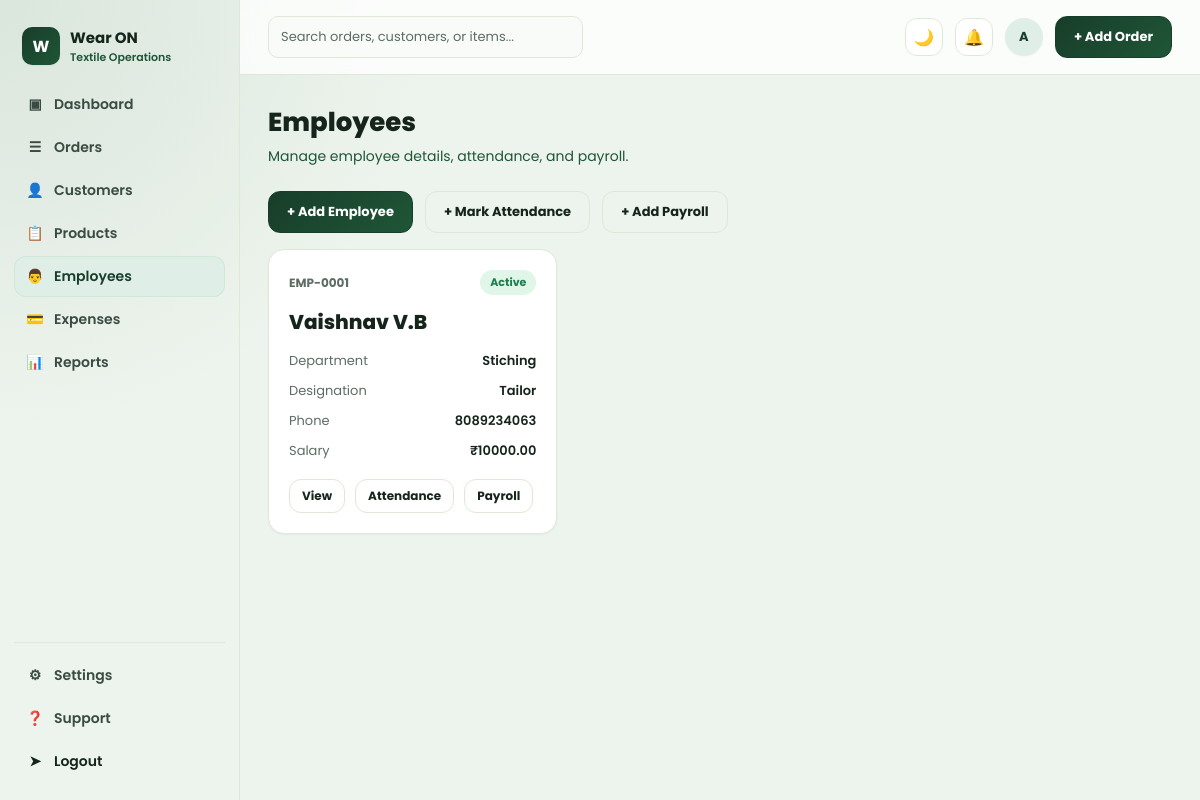
Screenshot of /employees/ (signed in) with the database file from the repository.
### orders/models.py (models this page shows, shortened)
class Employee(models.Model):
    EMPLOYEE_STATUS_ACTIVE = "active"
    EMPLOYEE_STATUS_INACTIVE = "inactive"
    EMPLOYEE_STATUS_ON_LEAVE = "on_leave"
    EMPLOYEE_STATUS_CHOICES = [
        (EMPLOYEE_STATUS_ACTIVE, "Active"),
        (EMPLOYEE_STATUS_INACTIVE, "Inactive"),
        (EMPLOYEE_STATUS_ON_LEAVE, "On Leave"),
    ]
    name = models.CharField(max_length=150)
    employee_id = models.CharField(max_length=50, unique=True, blank=True)
    department = models.CharField(max_length=100, blank=True)
    designation = models.CharField(max_length=100, blank=True)
    phone = models.CharField(max_length=20, blank=True)
    email = models.EmailField(blank=True)
    address = models.TextField(blank=True)
    joining_date = models.DateField(default=timezone.localdate)
    monthly_salary = models.DecimalField(max_digits=12, decimal_places=2, default=Decimal("0.00"))
    status = models.CharField(max_length=20, choices=EMPLOYEE_STATUS_CHOICES, default=EMPLOYEE_STATUS_ACTIVE)
    created_at = models.DateTimeField(auto_now_add=True)
    updated_at = models.DateTimeField(auto_now=True)
    class Meta:
        ordering = ["name"]

### orders/views.py (the view)
# urls.py: path("employees/", views.employee_list, name="employee-list"),
@login_required
def employee_list(request):
    employees = Employee.objects.order_by("name")
    return render(request, "orders/employee_list.html", {"employees": employees})

### orders/templates/orders/employee_list.html (shortened to what this page needs)
{% extends "base.html" %}
{% block content %}
<h1 class="page-title">Employees</h1>
<p class="page-sub">Manage employee details, attendance, and payroll.</p>
<div style="display:flex; gap:12px; flex-wrap:wrap; margin-bottom:16px;">
  <a href="{% url 'employee-create' %}?next={% url 'employee-list' %}" class="btn btn-primary">+ Add Employee</a>
  <a href="{% url 'employee-attendance-create' %}" class="btn btn-outline">+ Mark Attendance</a>
  <a href="{% url 'payroll-create' %}" class="btn btn-outline">+ Add Payroll</a>
</div>
<div class="order-grid">
  {% for employee in employees %}
  <div class="card order-card employee-card">
    <div class="order-card-top">
      <span class="order-id">{{ employee.employee_id }}</span>
      <span class="pill pill-{{ employee.status }}">{{ employee.get_status_display }}</span>
    </div>
    <div class="order-name">
      <a href="{% url 'employee-detail' employee.pk %}" class="employee-name-link">{{ employee.name }}</a>
    </div>
    <div class="kv-row"><span class="k">Department</span><span class="v">{{ employee.department|default:'—' }}</span></div>
    <div class="kv-row"><span class="k">Designation</span><span class="v">{{ employee.designation|default:'—' }}</span></div>
    <div class="kv-row"><span class="k">Phone</span><span class="v">{{ employee.phone|default:'—' }}</span></div>
    <div class="kv-row"><span class="k">Salary</span><span class="v">₹{{ employee.monthly_salary|floatformat:2 }}</span></div>
    <div class="actions-row" style="margin-top:8px;">
      <a href="{% url 'employee-detail' employee.pk %}" class="btn btn-sm btn-outline">View</a>
      <a href="{% url 'employee-attendance-create' %}?employee={{ employee.pk }}" class="btn btn-sm btn-outline">Attendance</a>
      <a href="{% url 'payroll-create' %}?employee={{ employee.pk }}" class="btn btn-sm btn-outline">Payroll</a>
    </div>
  </div>
  {% empty %}
  <div class="empty-state">No employees available.</div>
  {% endfor %}
</div>
{% endblock %}

### templates/base.html (shortened to what this page needs)
{% load static %}<!DOCTYPE html>
<html lang="en">
<head>
  <link rel="stylesheet" href="{% static 'css/style.css' %}">
</head>
<body>
  <div class="app">
    <aside class="sidebar">
      <div class="brand">
        <div class="brand-mark">W</div>
        <div>
          <div class="brand-name">Wear ON</div>
          <div class="brand-sub">Textile Operations</div>
        </div>
      </div>
      <ul class="nav">
        <li><a href="{% url 'dashboard' %}" class="{% if request.resolver_match.url_name == 'dashboard' %}active{% endif %}"><span class="icon">&#9635;</span> Dashboard</a></li>
        <li><a href="{% url 'order-list' %}" class="{% if request.resolver_match.url_name in 'order-list,order-detail,order-create,order-edit' %}active{% endif %}"><span class="icon">&#9776;</span> Orders</a></li>
        <li><a href="{% url 'customer-list' %}" class="{% if request.resolver_match.url_name in 'customer-list,customer-detail' %}active{% endif %}"><span class="icon">&#128100;</span> Customers</a></li>
        <li><a href="{% url 'product-list' %}" class="{% if request.resolver_match.url_name == 'product-list' %}active{% endif %}"><span class="icon">&#128203;</span> Products</a></li>
        <li><a href="{% url 'employee-list' %}" class="{% if request.resolver_match.url_name in 'employee-list,employee-create,employee-attendance-list,employee-attendance-create,payroll-list,payroll-create' %}active{% endif %}"><span class="icon">&#128104;</span> Employees</a></li>
        <li><a href="{% url 'expense-list' %}" class="{% if request.resolver_match.url_name in 'expense-list,order-expenses' %}active{% endif %}"><span class="icon">&#128179;</span> Expenses</a></li>
        <li><a href="{% url 'reports' %}" class="{% if request.resolver_match.url_name == 'reports' %}active{% endif %}"><span class="icon">&#128202;</span> Reports</a></li>
      </ul>
      <div class="sidebar-footer">
        <ul class="nav">
          <li><a href="{% url 'settings' %}"><span class="icon">&#9881;</span> Settings</a></li>
          <li><a href="{% url 'support' %}"><span class="icon">&#10067;</span> Support</a></li>
          {% if user.is_authenticated %}
          <li>
            <form method="post" action="{% url 'logout' %}">
              <button type="submit" class="nav a" style="width:100%; text-align:left; background:none; border:none; cursor:pointer; display:flex; align-items:center; gap:10px; padding:10px 12px; border-radius:10px; font-size:14px; font-weight:600; color:var(--green-900);">
                <span class="icon">&#10148;</span> Logout
              </button>
            </form>
          </li>
          {% endif %}
        </ul>
      </div>
    </aside>
    <div class="main">
      <div class="topbar">
        <input class="search-box" type="text" placeholder="Search orders, customers, or items...">
        <div class="topbar-actions">
          <button type="button" class="icon-btn" data-theme-toggle aria-label="Toggle dark mode" title="Toggle dark mode">☀️</button>
          <div class="icon-btn" aria-label="Notifications" title="Notifications">&#128276;</div>
          <div class="avatar">{{ user.username|default:"?"|first|upper }}</div>
          <a href="{% url 'order-create' %}" class="btn btn-primary">+ Add Order</a>
        </div>
      </div>
      <div class="content">
        {% block content %}{% endblock %}
      </div>
    </div>
  </div>
</body>
</html>

### rows the page displays
Employee: employee_id "EMP-0001", status "Active", name "Vaishnav V.B", department "Stiching", designation "Tailor", phone "8089234063", monthly_salary "10000.00"

### other values shown
{{ user.username|default:"?"|first|upper }} "A"
